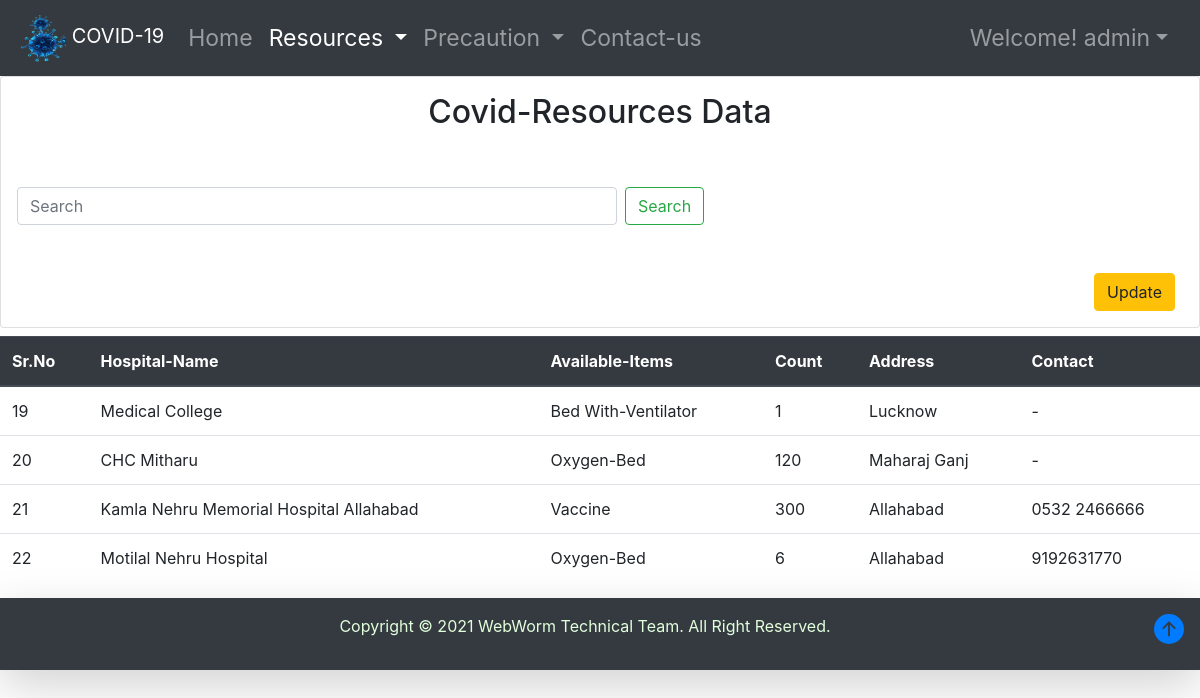
/resources (signed in), run on the app's committed database.
### home/models.py (models this page shows, shortened)
class Resources(models.Model):
     CATEGORY = (('Vaccine','Vaccine'), ('General-Bed','General-Bed'), ('Oxygen-Bed','Oxygen-Bed'),('Bed With-Ventilator','Bed With-Ventilator'))
     sno= models.AutoField(primary_key=True)
     Hname= models.CharField(max_length=200)
     category= models.CharField(max_length=200, null=True, choices=CATEGORY)
     available= models.IntegerField(null=True)
     add = models.TextField()
     contact = models.TextField()
     timeStamp=models.DateTimeField(auto_now_add=True, blank=True)

### home/views.py (the view, shortened to what this page needs)
# urls.py: path('resources', views.resources, name="resources"),
def resources(request):
    resources = Resources.objects.all()
    return render(request, 'resources.html', {'resources': resources})

### templates/resources.html (shortened to what this page needs)
<!doctype html>
<html lang="en">
{% extends 'base.html' %}
{% block body %}
  <head>
    <link rel="stylesheet" href="https://cdn.jsdelivr.net/npm/bootstrap@4.6.0/dist/css/bootstrap.min.css">
    <link rel="stylesheet" href="/static/css/resources.css" />
  </head>
  <body onload="myfunction()">
    <nav class="navbar sticky-top navbar-expand-lg navbar-dark bg-dark">
        <a class="navbar-brand" href="/home"><img src="/static/img/tab2.png" height="50" width="50"> COVID-19</a>
        <div class="collapse navbar-collapse" id="navbarSupportedContent">
          <ul class="navbar-nav mr-auto">
            <li class="nav-item">
              <a class="nav-link " href="/home">Home <span class="sr-only">(current)</span></a>
            </li>
            <li class="nav-item dropdown active">
              <a class="nav-link dropdown-toggle" href="#" id="navbarDropdown2" role="button" data-toggle="dropdown" aria-haspopup="true" aria-expanded="false">
               Resources
              </a>
            </li>
            <li class="nav-item dropdown">
                <a class="nav-link dropdown-toggle" href="#" id="navbarDropdown" role="button" data-toggle="dropdown" aria-haspopup="true" aria-expanded="false">
                    Precaution
                  </a>
                </li>
            <li class="nav-item">
                <a class="nav-link" href="/contact">Contact-us</a>
              </li>
          </ul>
            {% if user.is_authenticated %}
            <ul class="navbar-nav mx-2">
                <li class="nav-item dropdown">
                <a class="nav-link dropdown-toggle" href='#' id="navbarDropdown1" role="button" data-toggle="dropdown"> Welcome! {{request.user}}</a>
      </li>
      </ul>
      </div>
          {% else %}
          <div class="mx-2">
         <button type=" button" class="btn btn btn-warning" data-toggle="modal" data-target="#loginModal">Login</button>
         <button type=" button" class="btn btn-light" data-toggle="modal" data-target="#signupModal">SignUp</button>
        </div>
            {% endif %}
      </nav>
<div class="card card-body p-3 mb-2 text-center">
	<h2>Covid-Resources Data   </h2>
<form method="GET" action="/search" class="form-inline my-2 my-lg-5">
      <input class="form-control mr-sm-2" type="search" placeholder="Search" aria-label="Search" style="width: 50vw" name="query" id="query" required>
      <button class="btn btn-outline-success my-2 my-sm-0" type="submit">Search</button>
    </form>
   {% if user.is_authenticated %}
<div class=" mx-2 text-right">
         <button type=" button" class="btn btn btn-warning" data-toggle="modal" data-target="#update">Update</button>
</div>
    {% endif %}
</div>
    <table class="table table-hover">
  <thead class="thead-dark ">
    <tr>
        <th>Sr.No</th>
        <th>Hospital-Name</th>
		<th>Available-Items</th>
		<th>Count</th>
        <th>Address</th>
        <th>Contact</th>
    </tr>
  </thead>
  <tbody>
                        {% for i in resources %}
							<tr>
                                <td>{{i.sno}}</td>
								<td>{{i.Hname}}</td>
								<td>{{i.category}}</td>
								<td>{{i.available}}</td>
                                <td>{{i.add}}</td>
                                <td>{{i.contact}}</td>
							</tr>
						{% endfor %}
  </tbody>
</table>
<footer class="container-fluid shadow-lg p-3 mb-10 bg-dark">
  <p class="float-right">
   <a href="#"><svg xmlns="http://www.w3.org/2000/svg" width="30" height="30" fill="currentColor" class="bi bi-arrow-up-circle-fill" viewBox="0 0 16 16">
      <path d="M16 8A8 8 0 1 0 0 8a8 8 0 0 0 16 0zm-7.5 3.5a.5.5 0 0 1-1 0V5.707L5.354 7.854a.5.5 0 1 1-.708-.708l3-3a.5.5 0 0 1 .708 0l3 3a.5.5 0 0 1-.708.708L8.5 5.707V11.5z"/>
    </svg></a></p>
  <p class="text-center">Copyright &copy; 2021 WebWorm Technical Team. All Right Reserved.</p>
</footer>
  </body>
</html>
{% endblock body %}

### static/css/resources.css (style rules this page uses)
nav { font-size: 23px; }
.container-fluid { color: rgb(226, 255, 220); }

### data on the page
Resources: sno "19", Hname "Medical College", category "Bed With-Ventilator", available "1", add "Lucknow", contact "-"
Resources: sno "20", Hname "CHC Mitharu", category "Oxygen-Bed", available "120", add "Maharaj Ganj", contact "-"
Resources: sno "21", Hname "Kamla Nehru Memorial Hospital Allahabad", category "Vaccine", available "300", add "Allahabad", contact "0532 2466666"
Resources: sno "22", Hname "Motilal Nehru Hospital", category "Oxygen-Bed", available "6", add "Allahabad", contact "9192631770"

### other printed values
{{ request.user }} "admin"
